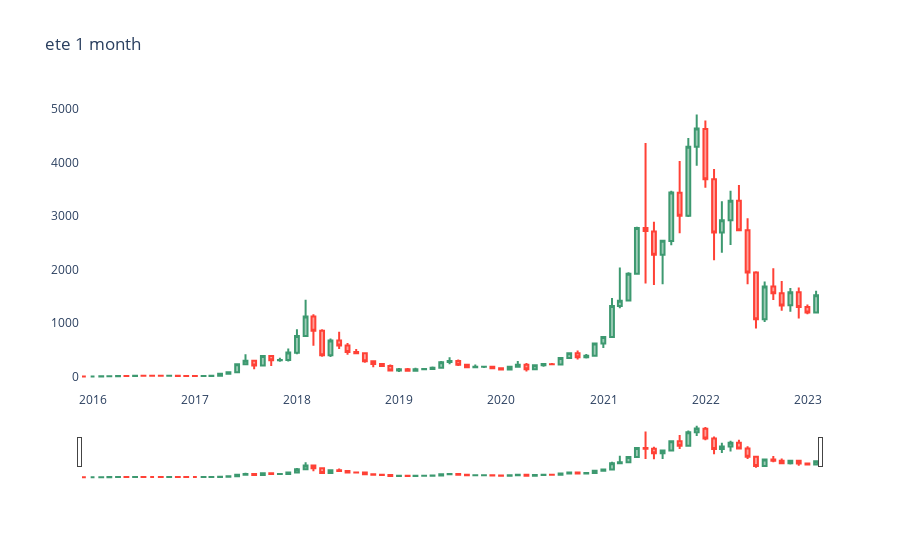

Notebook code cell kept with this figure:
### Code cell
df_n = X.set_index('date')
df_n = df_n.resample("1M").agg({
        "open_x": "first",
        "high_x": "max",
        "low_x": "min",
        "close_x": "last",
        'volume_x': 'sum'
    })

fig = go.Figure(data=[go.Candlestick(x=df_n.index,
                open=df_n['open_x'],
                high=df_n['high_x'],
                low=df_n['low_x'],
                close=df_n['close_x'])])

fig.update_layout(plot_bgcolor="white", title_text='ete 1 month')
fig.show()
